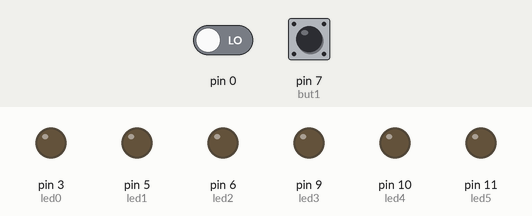
Recording of a sketch running on a simulated Arduino Uno, built with avr-gcc and run on an emulated ATmega328P. Parts: output pins drawn as LEDs (lit = HIGH). Inputs (shaded band) come from the test bench; at power-on: pin 0 LOW, pin 7 (but1) LOW.

Above: at 1.2 s.
1.3 s: pin 0 driven HIGH
At 1.45 s:
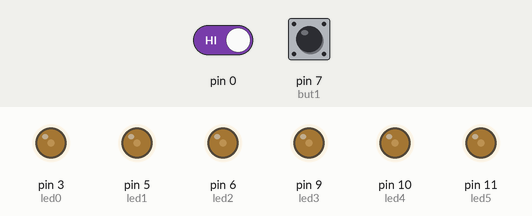
At 2.15 s:
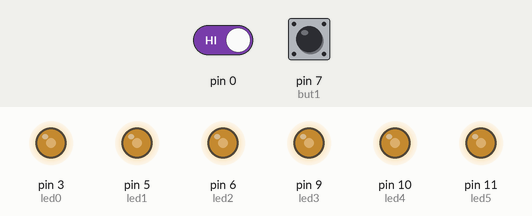
4.3 s: pin 7 (but1) pulled HIGH for 0.15 s
At 4.45 s:
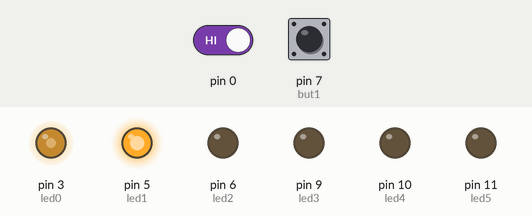
7.3 s: pin 7 (but1) pulled HIGH for 1 s
10.3 s: pin 7 (but1) pulled HIGH for 3.2 s
Timing chart, 0 to 16.0 s (numbered marks = the images above; inputs shaded):
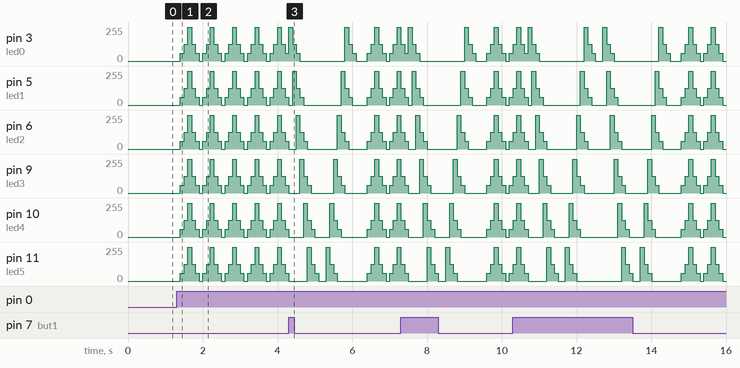

Measured:
- after the input at 1.3 s, pin 3 (led0), pin 5 (led1), pin 6 (led2), pin 9 (led3), pin 10 (led4), pin 11 (led5): 0/255 → 60/255 after 0.10 s, then repeats every 0.60 s: 125/255 0.10 s, 255/255 0.10 s, 125/255 0.10 s, 60/255 0.10 s, 0/255 0.10 s, 60/255 0.10 s

The sketch:

003_Fade_led.ino
```cpp
/**********************************************************************************
**                                 Fade LEDs                                     **
**********************************************************************************/
//********** Includes *************************************************************
//********** Variables ************************************************************
const int led0 = 3;          // donar nom al pin 3 de l’Arduino
const int led1 = 5;          // donar nom al pin 5 de l’Arduino
const int led2 = 6;          // donar nom al pin 6 de l’Arduino
const int led3 = 9;          // donar nom al pin 9 de l’Arduino
const int led4 = 10;         // donar nom al pin 10 de l’Arduino
const int led5 = 11;         // donar nom al pin 11 de l’Arduino
const int but1 = 7 ;
int velocitat = 100;         // velocitat de l'acció en ms


//********** Setup ****************************************************************
void setup()
{
  pinMode(led0, OUTPUT);     // definir el pin 3 com una sortida
  pinMode(led1, OUTPUT);     // definir el pin 5 com una sortida
  pinMode(led2, OUTPUT);     // definir el pin 6 com una sortida
  pinMode(led3, OUTPUT);     // definir el pin 9 com una sortida
  pinMode(led4, OUTPUT);     // definir el pin 10 com una sortida
  pinMode(led5, OUTPUT);     // definir el pin 11 com una sortida
  pinMode(but1, INPUT);
}

//********** Loop *****************************************************************
void loop()
{
  if (ButtonClicked(but1))
  {
  Sequencia1();
  delay (velocitat);

  Sequencia2();
  delay (velocitat);

  Sequencia3();
  delay (velocitat);

  Sequencia4();
  delay (velocitat);

  Sequencia5();
  delay (velocitat);

  Sequencia6();
  delay (velocitat);

  Sequencia7();
  delay (velocitat);

  Sequencia8();
  delay (velocitat);

  Sequencia9();
  delay (velocitat*2);

  Sequencia10();
  delay (velocitat);

  Sequencia11();
  delay (velocitat);

  Sequencia12();
  delay (velocitat);

  Sequencia13();
  delay (velocitat);

  Sequencia14();
  delay (velocitat);

  Sequencia15();
  delay (velocitat);

  Sequencia16();
  delay (velocitat);

  Sequencia17();
  delay (velocitat);

  Sequencia9();
  delay (velocitat*2);
  }
  else if(ButtonClicked(!but1))
  {
    ex1();
  }
}

void Sequencia1()
{

  analogWrite(led0, 255);     // posar PWM del pin 3 a 60
  analogWrite(led1, 0);     // posar PWM del pin 5 a 60
  analogWrite(led2, 0);     // posar PWM del pin 6 a 60
  analogWrite(led3, 0);     // posar PWM del pin 9 a 60
  analogWrite(led4, 0);     // posar PWM del pin 10 a 60
  analogWrite(led5, 0);     // posar PWM del pin 11 a 60

}
void Sequencia2()
{

  analogWrite(led0, 125);     // posar PWM del pin 3 a 60
  analogWrite(led1, 255);     // posar PWM del pin 5 a 60
  analogWrite(led2, 0);     // posar PWM del pin 6 a 60
  analogWrite(led3, 0);     // posar PWM del pin 9 a 60
  analogWrite(led4, 0);     // posar PWM del pin 10 a 60
  analogWrite(led5, 0);     // posar PWM del pin 11 a 60

}
void Sequencia3()
{
  analogWrite(led0, 60);    // posar PWM del pin 3 a 255
  analogWrite(led1, 125);    // posar PWM del pin 5 a 255
  analogWrite(led2, 255);    // posar PWM del pin 6 a 255
  analogWrite(led3, 0);    // posar PWM del pin 9 a 255
  analogWrite(led4, 0);    // posar PWM del pin 10 a 255
  analogWrite(led5, 0);    // posar PWM del pin 11 a 255

}
void Sequencia4()
{
  analogWrite(led0, 0);    // posar PWM del pin 3 a 125
  analogWrite(led1, 60);    // posar PWM del pin 5 a 125
  analogWrite(led2, 125);    // posar PWM del pin 6 a 125
  analogWrite(led3, 255);    // posar PWM del pin 9 a 125
  analogWrite(led4, 0);    // posar PWM del pin 10 a 125
  analogWrite(led5, 0);    // posar PWM del pin 11 a 125
}
void Sequencia5()
{
  analogWrite(led0, 0);     // posar PWM del pin 3 a 60
  analogWrite(led1, 0);     // posar PWM del pin 5 a 60
  analogWrite(led2, 60);     // posar PWM del pin 6 a 60
  analogWrite(led3, 125);     // posar PWM del pin 9 a 60
  analogWrite(led4, 255);     // posar PWM del pin 10 a 60
  analogWrite(led5, 0);     // posar PWM del pin 11 a 60
}
void Sequencia6()
{
  analogWrite(led0, 0);     // posar PWM del pin 3 a 60
  analogWrite(led1, 0);     // posar PWM del pin 5 a 60
  analogWrite(led2, 0);     // posar PWM del pin 6 a 60
  analogWrite(led3, 60);     // posar PWM del pin 9 a 60
  analogWrite(led4, 125);     // posar PWM del pin 10 a 60
  analogWrite(led5, 255);     // posar PWM del pin 11 a 60
}
void Sequencia7()
{
  analogWrite(led0, 0);     // posar PWM del pin 3 a 60
  analogWrite(led1, 0);     // posar PWM del pin 5 a 60
  analogWrite(led2, 0);     // posar PWM del pin 6 a 60
  analogWrite(led3, 0);     // posar PWM del pin 9 a 60
  analogWrite(led4, 60);     // posar PWM del pin 10 a 60
  analogWrite(led5, 125);     // posar PWM del pin 11 a 60
}
void Sequencia8()
{
  analogWrite(led0, 0);     // posar PWM del pin 3 a 60
  analogWrite(led1, 0);     // posar PWM del pin 5 a 60
  analogWrite(led2, 0);     // posar PWM del pin 6 a 60
  analogWrite(led3, 0);     // posar PWM del pin 9 a 60
  analogWrite(led4, 0);     // posar PWM del pin 10 a 60
  analogWrite(led5, 60);     // posar PWM del pin 11 a 60

}
void Sequencia9()
{
  analogWrite(led0, 0);     // posar PWM del pin 3 a 60
  analogWrite(led1, 0);     // posar PWM del pin 5 a 60
  analogWrite(led2, 0);     // posar PWM del pin 6 a 60
  analogWrite(led3, 0);     // posar PWM del pin 9 a 60
  analogWrite(led4, 0);     // posar PWM del pin 10 a 60
  analogWrite(led5, 0);     // posar PWM del pin 11 a 60

}
void Sequencia10()
{
  analogWrite(led0, 0);     // posar PWM del pin 3 a 60
  analogWrite(led1, 0);     // posar PWM del pin 5 a 60
  analogWrite(led2, 0);     // posar PWM del pin 6 a 60
  analogWrite(led3, 0);     // posar PWM del pin 9 a 60
  analogWrite(led4, 0);     // posar PWM del pin 10 a 60
  analogWrite(led5, 255);     // posar PWM del pin 11 a 60

}
void Sequencia11()
{
  analogWrite(led0, 0);     // posar PWM del pin 3 a 60
  analogWrite(led1, 0);     // posar PWM del pin 5 a 60
  analogWrite(led2, 0);     // posar PWM del pin 6 a 60
  analogWrite(led3, 0);     // posar PWM del pin 9 a 60
  analogWrite(led4, 255);     // posar PWM del pin 10 a 60
  analogWrite(led5, 125);     // posar PWM del pin 11 a 60

}

void Sequencia12()
{
  analogWrite(led0, 0);     // posar PWM del pin 3 a 60
  analogWrite(led1, 0);     // posar PWM del pin 5 a 60
  analogWrite(led2, 0);     // posar PWM del pin 6 a 60
  analogWrite(led3, 255);     // posar PWM del pin 9 a 60
  analogWrite(led4, 125);     // posar PWM del pin 10 a 60
  analogWrite(led5, 60);     // posar PWM del pin 11 a 60

}
void Sequencia13()
{
  analogWrite(led0, 0);     // posar PWM del pin 3 a 60
  analogWrite(led1, 0);     // posar PWM del pin 5 a 60
  analogWrite(led2, 255);     // posar PWM del pin 6 a 60
  analogWrite(led3, 125);     // posar PWM del pin 9 a 60
  analogWrite(led4, 60);     // posar PWM del pin 10 a 60
  analogWrite(led5, 0);     // posar PWM del pin 11 a 60

}

void Sequencia14()
{
  analogWrite(led0, 0);     // posar PWM del pin 3 a 60
  analogWrite(led1, 255);     // posar PWM del pin 5 a 60
  analogWrite(led2, 125);     // posar PWM del pin 6 a 60
  analogWrite(led3, 60);     // posar PWM del pin 9 a 60
  analogWrite(led4, 0);     // posar PWM del pin 10 a 60
  analogWrite(led5, 0);     // posar PWM del pin 11 a 60

}
void Sequencia15()
{
  analogWrite(led0, 255);     // posar PWM del pin 3 a 60
  analogWrite(led1, 125);     // posar PWM del pin 5 a 60
  analogWrite(led2, 60);     // posar PWM del pin 6 a 60
  analogWrite(led3, 0);     // posar PWM del pin 9 a 60
  analogWrite(led4, 0);     // posar PWM del pin 10 a 60
  analogWrite(led5, 0);     // posar PWM del pin 11 a 60

}
void Sequencia16()
{
  analogWrite(led0, 125);     // posar PWM del pin 3 a 60
  analogWrite(led1, 60);     // posar PWM del pin 5 a 60
  analogWrite(led2, 0);     // posar PWM del pin 6 a 60
  analogWrite(led3, 0);     // posar PWM del pin 9 a 60
  analogWrite(led4, 0);     // posar PWM del pin 10 a 60
  analogWrite(led5, 0);     // posar PWM del pin 11 a 60

}
void Sequencia17()
{
  analogWrite(led0, 60);     // posar PWM del pin 3 a 60
  analogWrite(led1, 0);     // posar PWM del pin 5 a 60
  analogWrite(led2, 0);     // posar PWM del pin 6 a 60
  analogWrite(led3, 0);     // posar PWM del pin 9 a 60
  analogWrite(led4, 0);     // posar PWM del pin 10 a 60
  analogWrite(led5, 0);     // posar PWM del pin 11 a 60

}
void ex1()
{
  analogWrite(led0, 0);     // posar PWM del pin 3 a 0
  analogWrite(led1, 0);     // posar PWM del pin 5 a 0
  analogWrite(led2, 0);     // posar PWM del pin 6 a 0
  analogWrite(led3, 0);     // posar PWM del pin 9 a 0
  analogWrite(led4, 0);     // posar PWM del pin 10 a 0
  analogWrite(led5, 0);     // posar PWM del pin 11 a 0

  delay(velocitat);          // es queden leds velocitat ms en aquest estat

  analogWrite(led0, 60);     // posar PWM del pin 3 a 60
  analogWrite(led1, 60);     // posar PWM del pin 5 a 60
  analogWrite(led2, 60);     // posar PWM del pin 6 a 60
  analogWrite(led3, 60);     // posar PWM del pin 9 a 60
  analogWrite(led4, 60);     // posar PWM del pin 10 a 60
  analogWrite(led5, 60);     // posar PWM del pin 11 a 60

  delay(velocitat);          // es queden leds velocitat ms en aquest estat

  analogWrite(led0, 125);    // posar PWM del pin 3 a 125
  analogWrite(led1, 125);    // posar PWM del pin 5 a 125
  analogWrite(led2, 125);    // posar PWM del pin 6 a 125
  analogWrite(led3, 125);    // posar PWM del pin 9 a 125
  analogWrite(led4, 125);    // posar PWM del pin 10 a 125
  analogWrite(led5, 125);    // posar PWM del pin 11 a 125

  delay(velocitat);           // es queden leds velocitat ms en aquest estat

  analogWrite(led0, 255);    // posar PWM del pin 3 a 255
  analogWrite(led1, 255);    // posar PWM del pin 5 a 255
  analogWrite(led2, 255);    // posar PWM del pin 6 a 255
  analogWrite(led3, 255);    // posar PWM del pin 9 a 255
  analogWrite(led4, 255);    // posar PWM del pin 10 a 255
  analogWrite(led5, 255);    // posar PWM del pin 11 a 255

  delay(velocitat);           // es queden leds velocitat ms en aquest estat

  analogWrite(led0, 125);    // posar PWM del pin 3 a 125
  analogWrite(led1, 125);    // posar PWM del pin 5 a 125
  analogWrite(led2, 125);    // posar PWM del pin 6 a 125
  analogWrite(led3, 125);    // posar PWM del pin 9 a 125
  analogWrite(led4, 125);    // posar PWM del pin 10 a 125
  analogWrite(led5, 125);    // posar PWM del pin 11 a 125

  delay(velocitat);           // es queden leds velocitat ms en aquest estat

  analogWrite(led0, 60);     // posar PWM del pin 3 a 60
  analogWrite(led1, 60);     // posar PWM del pin 5 a 60
  analogWrite(led2, 60);     // posar PWM del pin 6 a 60
  analogWrite(led3, 60);     // posar PWM del pin 9 a 60
  analogWrite(led4, 60);     // posar PWM del pin 10 a 60
  analogWrite(led5, 60);     // posar PWM del pin 11 a 60

  delay(velocitat);          // es queden leds velocitat ms en aquest estat
}
bool ButtonClicked(int but)
{
    return digitalRead(but) == 1;
}

//********** Funcions **********************************************************
```
